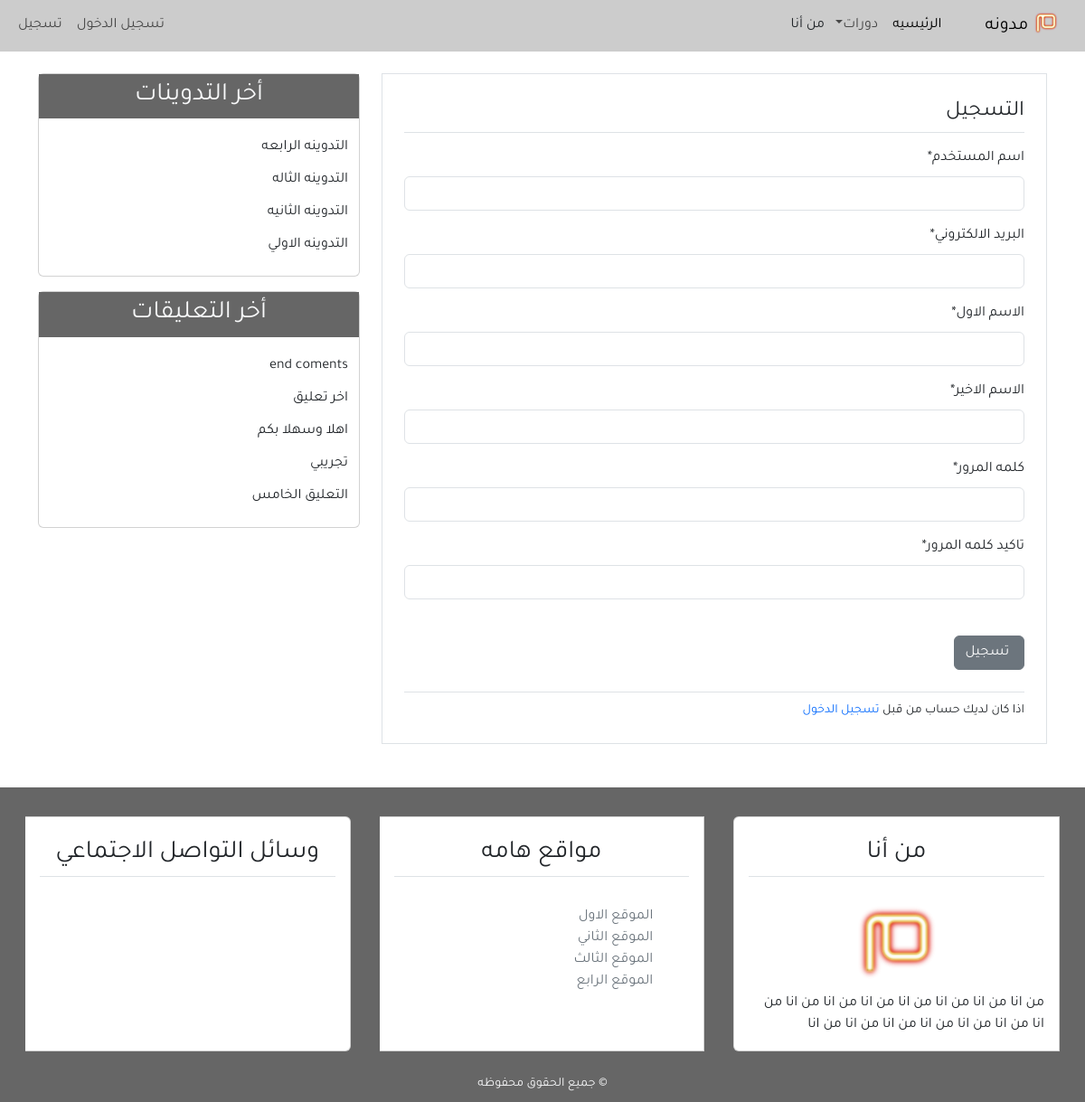
Screenshot of /register/ with the database file from the repository.
### blog/models.py (models this page shows, shortened)
class Post(models.Model):
    title = models.CharField(max_length=100)
    content = models.TextField()
    post_date = models.DateTimeField(default=timezone.now)
    post_update = models.DateTimeField(auto_now=True)
    author = models.ForeignKey(User, on_delete=models.CASCADE)
    class Meta:
        ordering = ('-post_date'),

class Comment(models.Model):
    name = models.CharField(max_length=100, verbose_name='الأسم')
    email = models.EmailField(verbose_name='البريد الاكتروني')
    body = models.TextField(verbose_name='التعليق')
    comment_date = models.DateTimeField(auto_now_add=True)
    active = models.BooleanField(default=False)
    post = models.ForeignKey(Post, on_delete=models.CASCADE, related_name='comments')
    class Meta:
        ordering = ('-comment_date'),

### user/views.py (the view)
# urls.py: path('register/', views.register,name='register'),
def register(request):
    if request.method == 'POST':
        form = UserCreationForms(request.POST)
        if form.is_valid():
            form.save()
            username = form.cleaned_data['username']
            messages.success(request, f'تهانينا{username} لقد تم التسجيل بنجاح')
            return redirect('home')
    else:
        form = UserCreationForms()
    return render(request, 'user/register.html', {
        'title': 'التسجيل',
        'form':form,
    })

### user/forms.py (shortened to what this page needs)
class UserCreationForms(forms.ModelForm):
    username = forms.CharField(label='اسم المستخدم', max_length=50)
    email = forms.EmailField(label='البريد الالكتروني')
    first_name = forms.CharField(label='الاسم الاول')
    last_name = forms.CharField(label='الاسم الاخير')
    password1 = forms.CharField(label= 'كلمه المرور', widget=forms.PasswordInput(),min_length=8)
    password2 = forms.CharField(label='تاكيد كلمه  المرور', widget=forms.PasswordInput(),min_length=8)
    class Meta:
        model = User
        fields = ('username', 'email', 'first_name', 'last_name', 'password1', 'password2')

### blog/templatetags/post_tags.py (called while the page is built)
@register.inclusion_tag('blog/latest_posts.html')
def latest_posts():
    context={
    'l_posts' : Post.objects.all()[0:5]
    }
    return context

@register.inclusion_tag('blog/latest_comments.html')
def latest_comments():
    context={
    'l_comments' : Comment.objects.filter(active=True)[0:5]
    }
    return context

### user/templates/user/register.html (shortened to what this page needs)
{% extends "blog/base.html" %}
{% block content %}
{% load crispy_forms_tags %}
   <div class="border p-4 mb-5 ">
   <legend class = "border-bottom pb-1 mb-3  "> التسجيل</legend>
    <form method="POST">
        {{form|crispy}}
        <input class ="btn btn-secondary mt-4" type="submit" value=" تسجيل">
    </form>
    <div class = "border-top mt-4 pt-2">
        <small>
            اذا كان لديك حساب من قبل<a href =""> تسجيل الدخول </a>
        </small>
    </div>
</div>
{% endblock content %}

### blog/templates/blog/latest_posts.html
<ul class = "list-group-flush latest-post">
    {% for post in l_posts %}
        <li class = "list-group-item latest-post-item">
            <a class = "text-dark" href = "{% url 'detail' post.id %}">{{post.title}}</a>
        </li>
    {% endfor %}
</ul>

### blog/templates/blog/latest_comments.html
<ul class="list-group-flush latest-comment">
    {% for comment in l_comments %}
    <li class="list-group-item latest-comment-item">
        <a class="text-dark" href="{% url 'detail' comment.post.id %}">
            {% if comment.body|length > 40 %}
            {{comment.body|slice:'45'}} ..
            {% else %}
            {{comment.body}}
            {% endif %}
        </a>
    </li>
    {% empty %}
    <li class="list-group-item latest-comment-item">لا يوجد تعليقات</li>
    {% endfor %}
</ul>

### blog/static/blog/css/main.css (style rules this page uses)
html, body { direction: rtl; text-align: right; }
body { font-family: 'Tajawal', 'sans-serf'; }
.latest-post, .latest-comment { padding: 0 15px; }
.latest-post, .latest-post-item, .latest-comment, .latest-comment-item { padding: 6px; }
.latest-post li:last-child, .latest-comment li:last-child { border-bottom: 0; padding-bottom: 0; }
a { text-decoration: none; }
ul { list-style-type: none; }

### rows the page displays
Post: title "التدوينه الرابعه"
Post: title "التدوينه الثاله"
Post: title "التدوينه الثانيه"
Post: title "التدوينه الاولي"
Comment: body "end coments"
Comment: body "اخر تعليق"
Comment: body "اهلا وسهلا بكم"
Comment: body "تجريبي"
Comment: body "التعليق الخامس"
